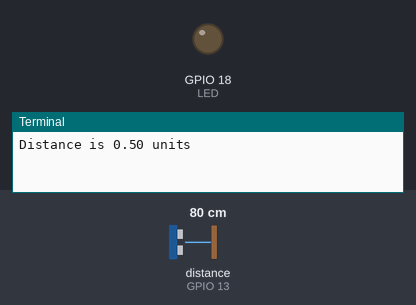
Bench run of a program on a simulated Raspberry Pi (BCM pin numbers). Shown: output pins drawn as LEDs (lit = HIGH), the last lines printed to the terminal. The inputs (shaded band) are chosen by the test bench; at power-on: distance to the obstacle (sensor on GPIO 13) 80 cm. The echo pulse lasts 58.3 µs per cm.

Above: at 1.2 s.
1.3 s: distance to the obstacle (sensor on GPIO 13) set to 2 cm
At 2.8 s:
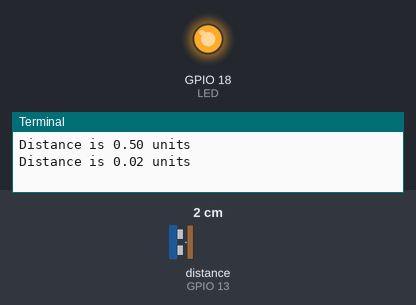
3.4 s: distance to the obstacle (sensor on GPIO 13) set to 4 cm
At 6.1 s:
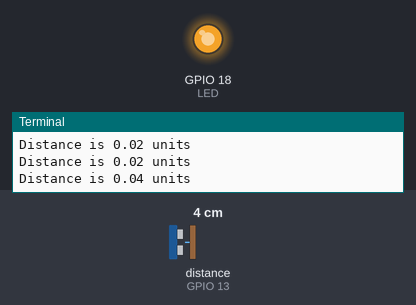
6.4 s: distance to the obstacle (sensor on GPIO 13) set to 18 cm
At 8.6 s:
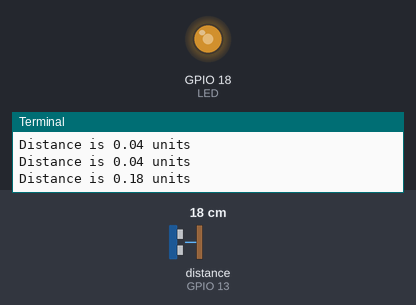
9.4 s: distance to the obstacle (sensor on GPIO 13) set to 35 cm
At 12.1 s:
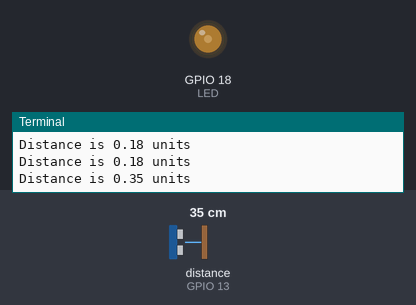
Timing chart, 0 to 13.4 s (numbered marks = the images above; inputs shaded):
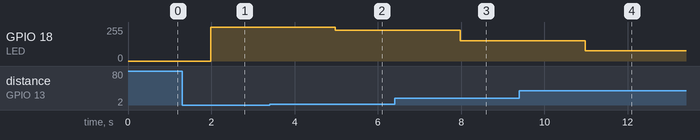

The program:

code.py
```python
from gpiozero import PWMLED, DistanceSensor
import time

LED = PWMLED(18)
ultrasonic = DistanceSensor(
    echo=13, trigger=19, max_distance=0.50)

try:
    LED.off()
    while True:
        distance = ultrasonic.value * 0.50
        print(f"Distance is{distance: 1.2f} units")
        dutycycle = round(1.0 - distance/0.50, 1)
        if dutycycle < 0:
            dutycycle = 0.0
        LED.value = dutycycle
        time.sleep(1.5)
except KeyboardInterrupt as key_pressed:
        LED.off()
        ultrasonic.close()
```

Measured:
- after the input at 1.3 s, GPIO 18 (LED): 0/255 → 255/255 after 0.68 s
- after the input at 3.4 s, GPIO 18 (LED): 255/255 → 230/255 after 1.6 s
- after the input at 6.4 s, GPIO 18 (LED): 230/255 → 153/255 after 1.6 s
- after the input at 9.4 s, GPIO 18 (LED): 153/255 → 77/255 after 1.6 s
